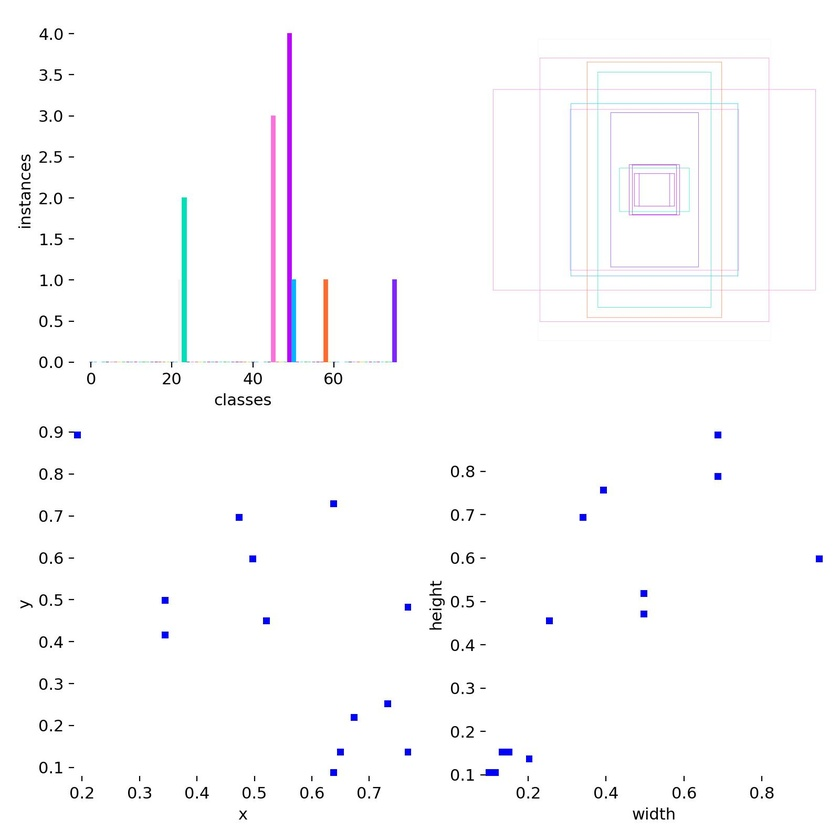
#> input picture runs/detect/train/labels.jpg, 840 x 840 px, shrunk from 1600 x 1600 before the run; its folder holds only this picture in this run
$ python preprocess.py   (older library calls are emulated)
#> lines starting #> are read from the running program, lines starting #| are printed output that depends on the picture
"""
Preprocessing module for ClearSAR filter stacking experiments.

Generates stacked 3-channel images for each combo defined in PLANNING.md.
Each channel is a single-channel filter applied to the original SAR image.
Images are saved to disk so training is fast and results are visually verifiable.

Combos (see PLANNING.md):
    run1: [Gray, CLAHE, Bilateral+TopHat]
    run2: [Gray, CLAHE, Gabor]
    run3: [Gray, CLAHE, Log]
    run4: [Gray, Gabor, Bilateral+TopHat]
    run5: [CLAHE, Gabor, Bilateral+TopHat]

Usage:
    python -m src.preprocess                      # all combos, train + test
    python -m src.preprocess --combo run1         # single combo
    python -m src.preprocess --split train        # only train images
"""

from __future__ import annotations

import argparse
import shutil
from multiprocessing import Pool, cpu_count
from pathlib import Path

import cv2
import numpy as np
from tqdm import tqdm

PROJECT_ROOT  = Path(__file__).resolve().parent.parent
TRAIN_DIR     = PROJECT_ROOT / "data" / "images" / "train"
TEST_DIR      = PROJECT_ROOT / "data" / "images" / "test"
HOLDOUT_DIR   = PROJECT_ROOT / "data" / "yolo" / "holdout" / "images" / "val"

# ---------------------------------------------------------------------------
# Filter parameters (from filter_optimization.py run on 500 images)
# ---------------------------------------------------------------------------

_CLAHE_PARAMS      = dict(clip_limit=1.5, tile_size=6)
_LOG_PARAMS        = dict(gain=10.0)
_GABOR_PARAMS      = dict(ksize=13, sigma=3.5, lam=8.0, gamma=0.5)
_BILAT_TH_PARAMS   = dict(d=7, sigma_color=50, sigma_space=50, kernel_w=17)

# ---------------------------------------------------------------------------
# Single-channel extractors — each returns a (H, W) uint8 array
# ---------------------------------------------------------------------------

def extract_gray(img_rgb: np.ndarray) -> np.ndarray:
    return cv2.cvtColor(img_rgb, cv2.COLOR_RGB2GRAY)


def extract_clahe(img_rgb: np.ndarray,
                  clip_limit: float = _CLAHE_PARAMS["clip_limit"],
                  tile_size: int    = _CLAHE_PARAMS["tile_size"]) -> np.ndarray:
    lab = cv2.cvtColor(img_rgb, cv2.COLOR_RGB2LAB)
#> lab: shape (840, 840, 3); mean of channels 0, 1, 2 251.9, 128.4, 127.6
    l, a, b = cv2.split(lab)
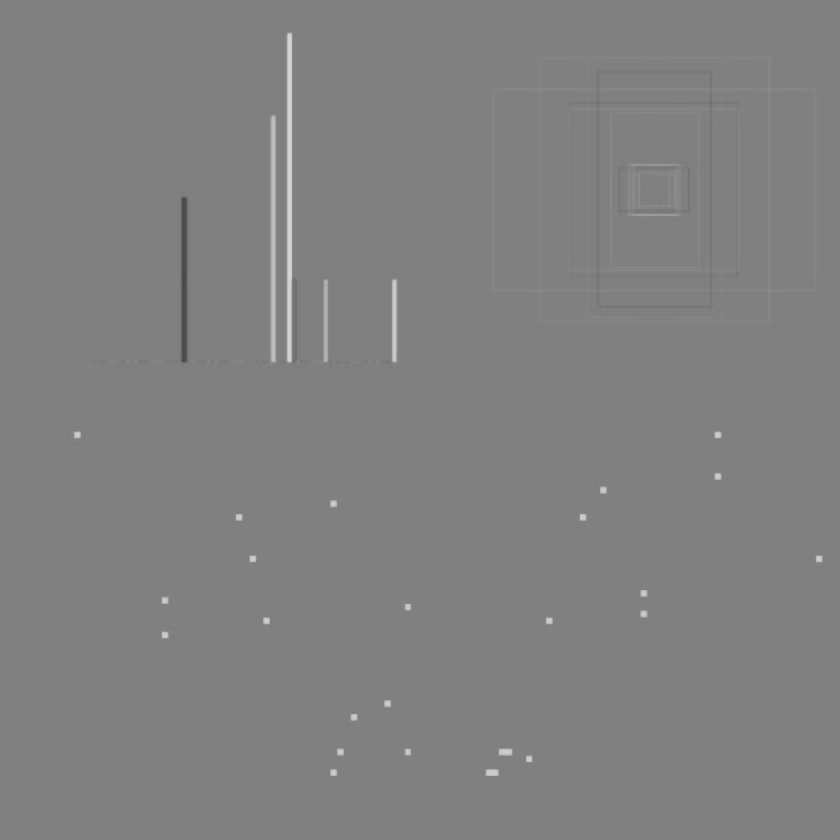
#> a: shape (840, 840); min 71, max 216, mean 128.4
    clahe = cv2.createCLAHE(clipLimit=clip_limit, tileGridSize=(tile_size, tile_size))
    return clahe.apply(l)


def extract_log(img_rgb: np.ndarray,
                gain: float = _LOG_PARAMS["gain"]) -> np.ndarray:
    gray = cv2.cvtColor(img_rgb, cv2.COLOR_RGB2GRAY)
    gray_f = gray.astype(np.float32) / 255.0
    res = np.log1p(gray_f * gain) / np.log1p(gain)
    return (res * 255).astype(np.uint8)


def extract_gabor(img_rgb: np.ndarray,
                  ksize: int   = _GABOR_PARAMS["ksize"],
                  sigma: float = _GABOR_PARAMS["sigma"],
                  lam:   float = _GABOR_PARAMS["lam"],
                  gamma: float = _GABOR_PARAMS["gamma"]) -> np.ndarray:
    gray   = cv2.cvtColor(img_rgb, cv2.COLOR_RGB2GRAY)
    kernel = cv2.getGaborKernel((ksize, ksize), sigma, np.pi / 2, lam, gamma, 0,
                                ktype=cv2.CV_32F)
    filtered   = cv2.filter2D(gray, -1, kernel)
    filtered_8u = cv2.normalize(filtered, None, 0, 255, cv2.NORM_MINMAX, dtype=cv2.CV_8U)
    _, mask = cv2.threshold(filtered_8u, 10, 255, cv2.THRESH_BINARY)
    return mask


def extract_bilateral_tophat(img_rgb: np.ndarray,
                              d:            int = _BILAT_TH_PARAMS["d"],
                              sigma_color:  int = _BILAT_TH_PARAMS["sigma_color"],
                              sigma_space:  int = _BILAT_TH_PARAMS["sigma_space"],
                              kernel_w:     int = _BILAT_TH_PARAMS["kernel_w"]) -> np.ndarray:
    smooth = cv2.bilateralFilter(img_rgb, d, sigma_color, sigma_space)
    gray   = cv2.cvtColor(smooth, cv2.COLOR_RGB2GRAY)
    kernel = cv2.getStructuringElement(cv2.MORPH_RECT, (kernel_w, 1))
    res    = cv2.morphologyEx(gray, cv2.MORPH_TOPHAT, kernel)
    _, mask = cv2.threshold(res, 5, 255, cv2.THRESH_BINARY)
    return mask


_EXTRACTORS = {
    "gray":            extract_gray,
    "clahe":           extract_clahe,
    "log":             extract_log,
    "gabor":           extract_gabor,
    "bilateral_tophat": extract_bilateral_tophat,
}

# ---------------------------------------------------------------------------
# Combo definitions
# ---------------------------------------------------------------------------

COMBOS: dict[str, list[str]] = {
    "run1": ["gray", "clahe", "bilateral_tophat"],
    "run2": ["gray", "clahe", "gabor"],
    "run3": ["gray", "clahe", "log"],
    "run4": ["gray", "gabor", "bilateral_tophat"],
    "run5": ["clahe", "gabor", "bilateral_tophat"],
}

COMBO_LABELS: dict[str, str] = {
    "run1": "Gray | CLAHE | Bilateral+TopHat",
    "run2": "Gray | CLAHE | Gabor",
    "run3": "Gray | CLAHE | Log",
    "run4": "Gray | Gabor | Bilateral+TopHat",
    "run5": "CLAHE | Gabor | Bilateral+TopHat",
}

# ---------------------------------------------------------------------------
# Core stacking function (importable by inference.py)
# ---------------------------------------------------------------------------

def build_stacked(img_rgb: np.ndarray, combo: str) -> np.ndarray:
    """Return a (H, W, 3) uint8 stacked image for the given combo name."""
    channels = [_EXTRACTORS[name](img_rgb) for name in COMBOS[combo]]
#> channels = 3 items
    return np.stack(channels, axis=2)


# ---------------------------------------------------------------------------
# Multiprocessing worker
# ---------------------------------------------------------------------------

def _process_image(args: tuple) -> str | None:
    src_path, dst_path, combo = args
    img_bgr = cv2.imread(str(src_path))
    if img_bgr is None:
        return str(src_path)
    img_rgb  = cv2.cvtColor(img_bgr, cv2.COLOR_BGR2RGB)
    stacked  = build_stacked(img_rgb, combo)
    stacked_bgr = cv2.cvtColor(stacked, cv2.COLOR_RGB2BGR)
    dst_path.parent.mkdir(parents=True, exist_ok=True)
    cv2.imwrite(str(dst_path), stacked_bgr)
    return None


def _copy_holdout_from_train(combo: str, ref_dir: Path) -> None:
    """
    Populate holdout_<combo>/ by copying the already-stacked images from train_<combo>/.
    ref_dir (data/yolo/holdout/images/val) is used only to know which filenames belong
    to the holdout split — the actual pixel data comes from train_<combo>.
    """
    src_dir = PROJECT_ROOT / "data" / "images" / f"train_{combo}"
    dst_dir = PROJECT_ROOT / "data" / "images" / f"holdout_{combo}"

    image_exts = {".png", ".jpg", ".jpeg"}
    ref_names  = [f.name for f in sorted(ref_dir.iterdir())
                  if f.is_file() and f.suffix.lower() in image_exts]
    if not ref_names:
        print(f"  [!] No reference images in {ref_dir}")
        return

    dst_dir.mkdir(parents=True, exist_ok=True)
    copied = missing = 0
    for name in ref_names:
        src = src_dir / name
        if src.exists():
            shutil.copy2(src, dst_dir / name)
            copied += 1
        else:
            missing += 1

    print(f"  Copied {copied}/{len(ref_names)} holdout images → {dst_dir}")
    if missing:
        print(f"  [!] {missing} files not found in {src_dir}")


def _preprocess_split(src_dir: Path, dst_dir: Path, combo: str, n_workers: int) -> None:
    image_paths = sorted(src_dir.glob("*.png")) + sorted(src_dir.glob("*.jpg")) + \
                  sorted(src_dir.glob("*.jpeg"))
    if not image_paths:
        print(f"  [!] No images found in {src_dir}")
        return

    args = [(p, dst_dir / p.name, combo) for p in image_paths]

    failed = []
    with Pool(processes=n_workers) as pool:
        for result in tqdm(pool.imap_unordered(_process_image, args),
                           total=len(args), unit="img", leave=False):
            if result is not None:
                failed.append(result)

    print(f"  Saved {len(args) - len(failed)}/{len(args)} images → {dst_dir}")
    if failed:
        print(f"  [!] Failed to read {len(failed)} images")


# ---------------------------------------------------------------------------
# Entry point
# ---------------------------------------------------------------------------

def main() -> None:
    parser = argparse.ArgumentParser(description="Generate filter-stacked images for training")
    parser.add_argument("--combo", type=str, default=None,
                        choices=list(COMBOS.keys()),
                        help="Generate only this combo. Default: all combos.")
    parser.add_argument("--split", type=str, default=None,
                        choices=["train", "test", "holdout"],
                        help="Process only this split. Default: train + test.")
    args = parser.parse_args()

    combos   = [args.combo] if args.combo else list(COMBOS.keys())
    splits   = [args.split] if args.split else ["train", "test"]
    n_workers = min(8, cpu_count())

    src_map = {
        "train":   TRAIN_DIR,
        "test":    TEST_DIR,
        "holdout": HOLDOUT_DIR,
    }

    for combo in combos:
        print(f"\n[{combo}] {COMBO_LABELS[combo]}")
        for split in splits:
            src_dir = src_map[split]
            if split == "holdout":
                print(f"  holdout: copying from train_{combo} (ref={src_dir.name})")
                _copy_holdout_from_train(combo, src_dir)
            else:
                dst_dir = PROJECT_ROOT / "data" / "images" / f"{split}_{combo}"
                print(f"  {split}: {src_dir.name} → {dst_dir.name}")
                _preprocess_split(src_dir, dst_dir, combo, n_workers)

    print("\nDone.")


if __name__ == "__main__":
    main()
